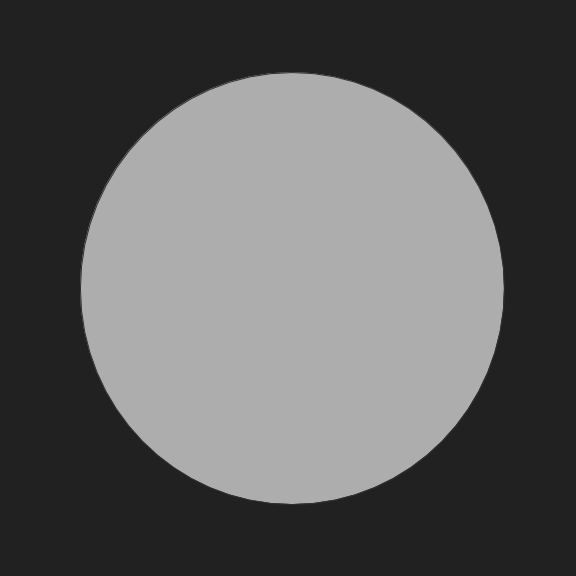
#> input picture data/Shapes/1.png, 576 x 576 px, found by its file name
$ python shape_classifier.py
#> lines starting #> are read from the running program, lines starting #| are printed output that depends on the picture; after the words box and inside, x2 and y2 are one past the last pixel; in counts of white or black regions, pixels touching at a corner belong together; long printed decimals are rounded; pictures that were not available may be replaced by others from this repository, and a replacement may not be noted
import cv2
import imutils
import numpy as np


ref = cv2.imread('data/Shapes/1.png')
#> ref is the input picture: shape (576, 576, 3); min 33, max 173, mean 93.4
test = cv2.imread('cropped_images/0-1.png')
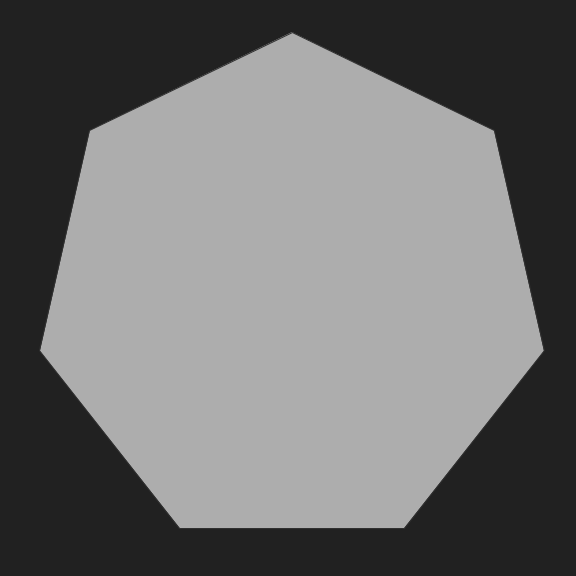
#> input picture data/Shapes/10.png, 576 x 576 px, given in place of 0-1.png, which was not available
#> test is the input picture: shape (576, 576, 3); min 33, max 173, mean 110.7
ref = imutils.resize(ref, width=test.shape[1]) # shape: (rows, cols, channels)
test = cv2.bilateralFilter(test, 17, 75, 75)
ref = cv2.Canny(ref, 100, 100)
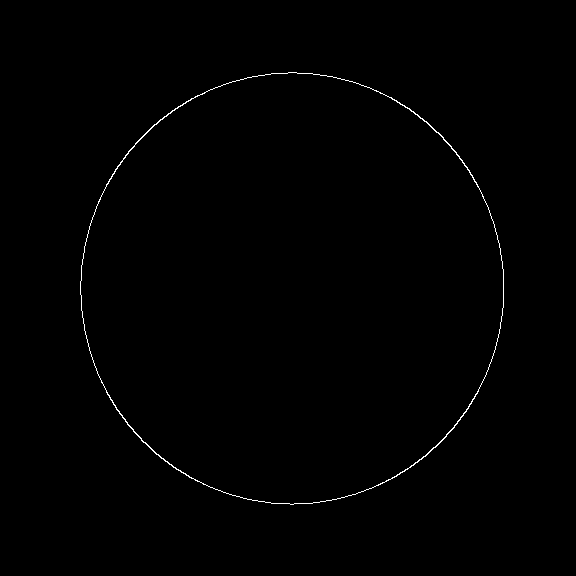
#> ref: shape (576, 576); 0.46% white in thin lines or dots, all inside (x1, y1, x2, y2) = (80, 72, 504, 505)
test = cv2.Canny(test, 100, 100)
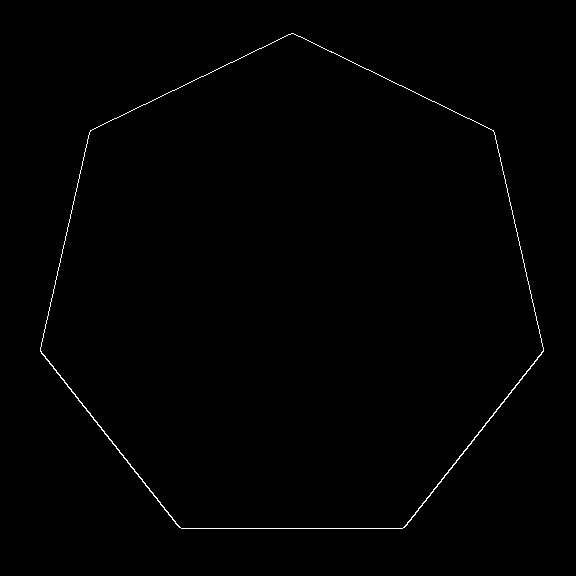
#> test: shape (576, 576); 0.51% white in thin lines or dots, all inside (x1, y1, x2, y2) = (40, 33, 544, 529)

test_h, test_w = test.shape[:2]
#> test_h = 576; test_w = 576
ref_h, ref_w = ref.shape[:2]
#> ref_h = 576; ref_w = 576

test_mask = np.zeros((test_h+2, test_w+2), np.uint8)
ref_mask = np.zeros((ref_h+2, ref_w+2), np.uint8)

cv2.floodFill(ref, ref_mask, (0, ref_h-1), 255)
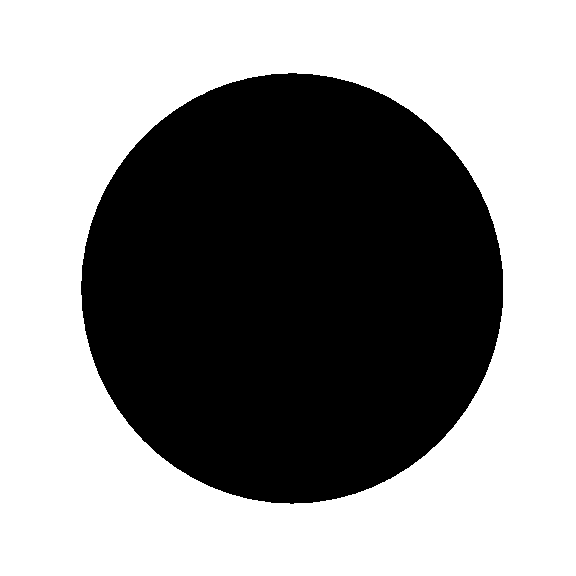
#> ref: shape (576, 576); 57.2% white; 1 black region, box (x1, y1, x2, y2) and area: (81, 73, 503, 504) 142160
cv2.floodFill(ref, ref_mask, (0, 0), 255)
cv2.floodFill(test, test_mask, (0, 0), 255)
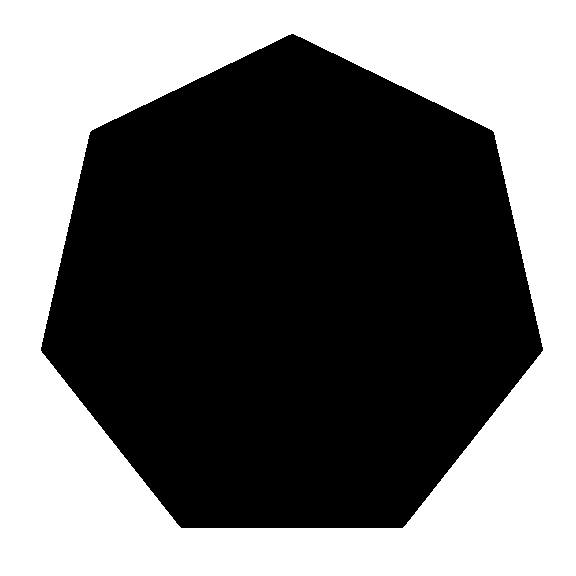
#> test: shape (576, 576); 44.7% white; 1 white region, box (x1, y1, x2, y2) and area: (0, 0, 576, 576) 148455

test = cv2.bitwise_not(test)
ref = cv2.bitwise_not(ref)
#> ref: shape (576, 576); 42.8% white; 1 white region

contours, hierarchy = cv2.findContours(test, cv2.RETR_EXTERNAL, cv2.CHAIN_APPROX_SIMPLE)
#> contours = 1 contour; box (x1, y1, x2, y2) and area: (41, 34, 543, 528) 182613
cnt1 = contours[0]
#> cnt1 = contour of 736 points, box (x1, y1, x2, y2) (41, 34, 543, 528), area 182613
contours, hierarchy = cv2.findContours(ref, cv2.RETR_EXTERNAL, cv2.CHAIN_APPROX_SIMPLE)
#> contours = 1 contour; box (x1, y1, x2, y2) and area: (81, 73, 503, 504) 141558
cnt2 = contours[0]
#> cnt2 = contour of 606 points, box (x1, y1, x2, y2) (81, 73, 503, 504), area 141558

print(cv2.matchShapes(cnt1, cnt2, 1, 0.0))
#| 0.002616

cv2.imshow('reference', ref)
cv2.imshow('test', test)

cv2.waitKey()
cv2.destroyAllWindows
